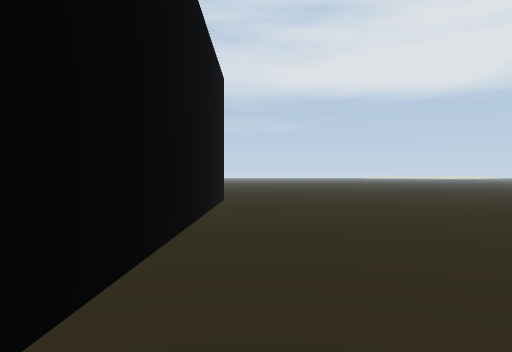
[1] (above)

17 first-person views from a walk through a 3-D level made in the Godot game engine. The camera is 1.3 m above the floor, looks level and sees 70° across. The floor is counted in squares, 2 m on a side. Each view is taken from the middle of a square. On the plan, view 1 faces up. The plan holds only what a view shows up to about 11 squares ahead; the rest is blank. The place goes on beyond the plan.

[2]
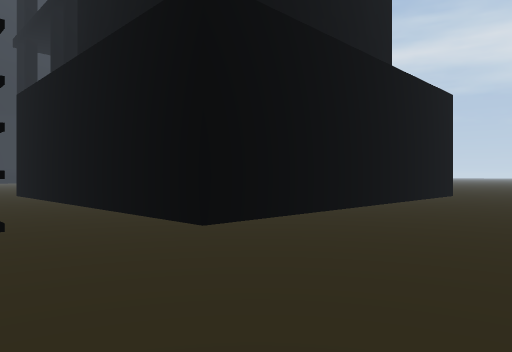

[3]
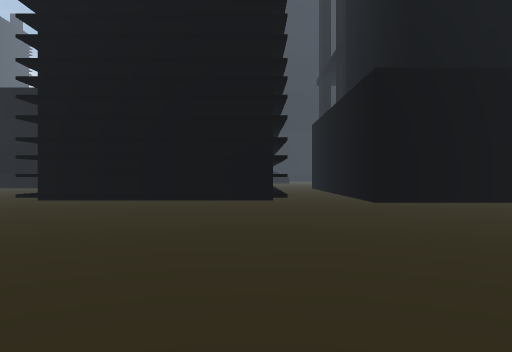

[4]
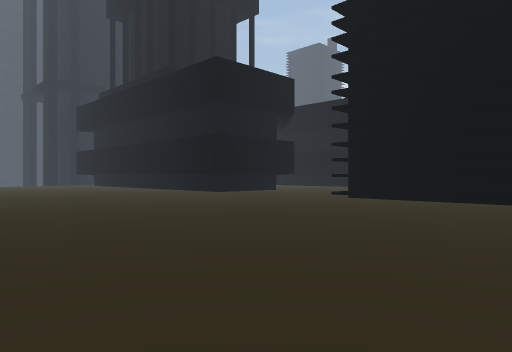

[5]
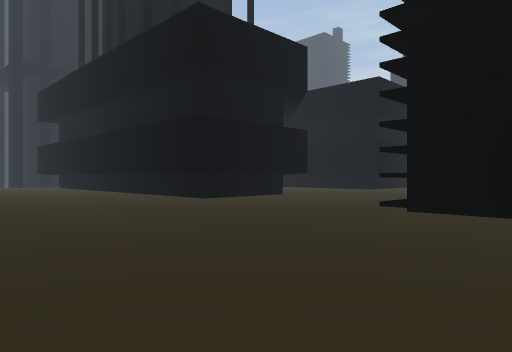

[6]
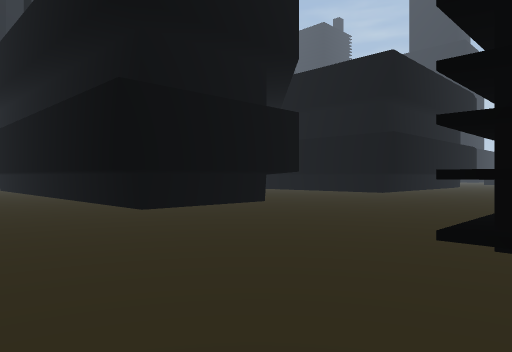

[7]
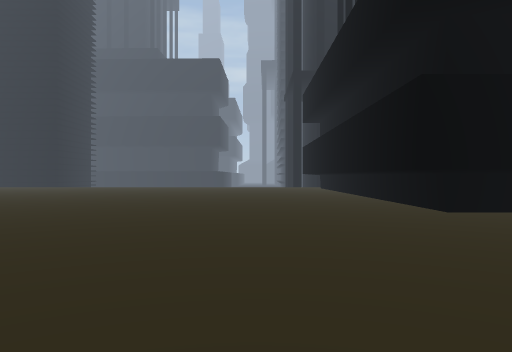

[8]
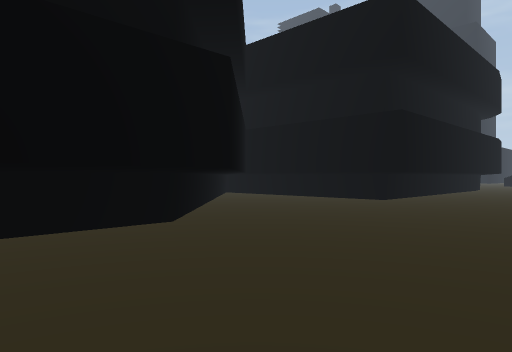

[9]
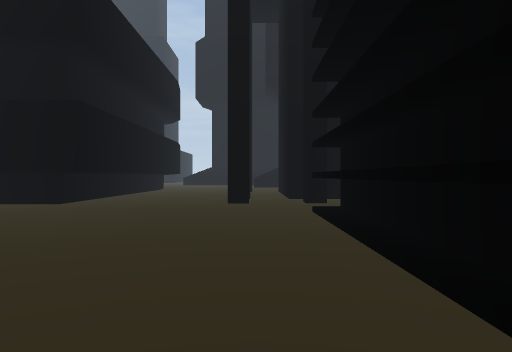

[10]
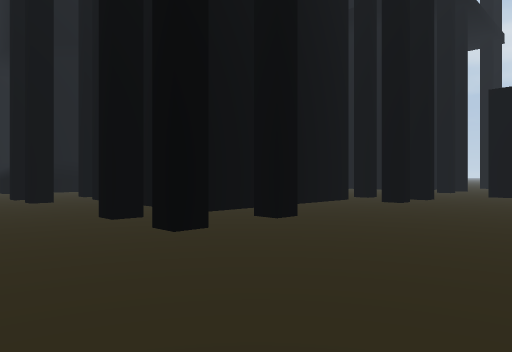

[11]
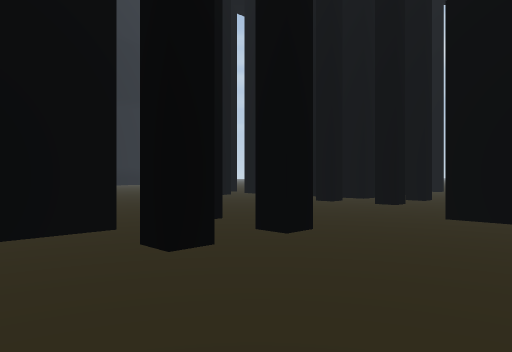

[12]
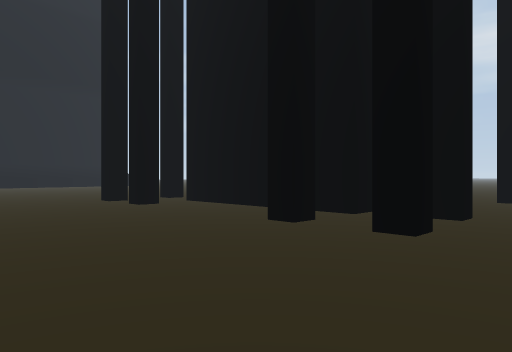

[13]
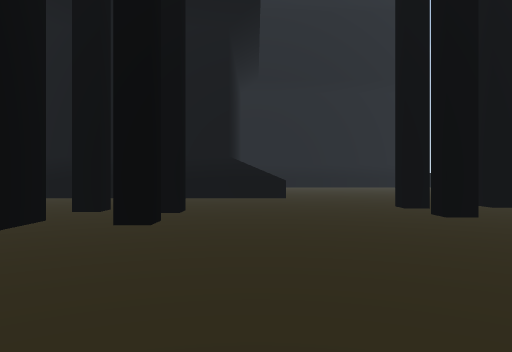

[14]
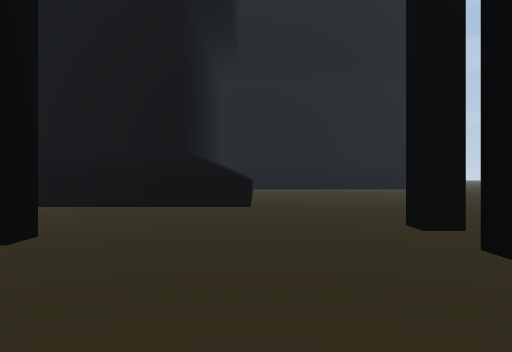

[15]
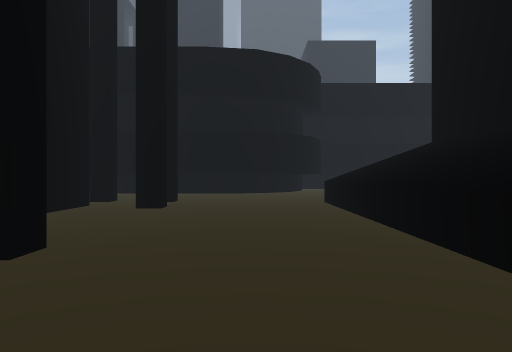

[16]
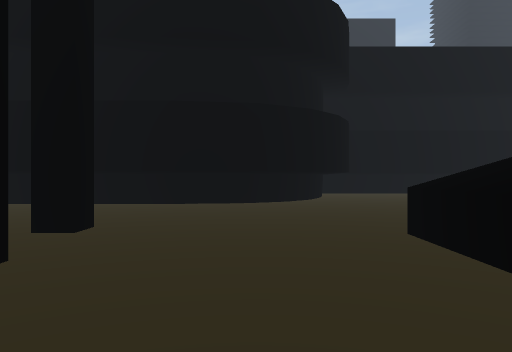

[17]
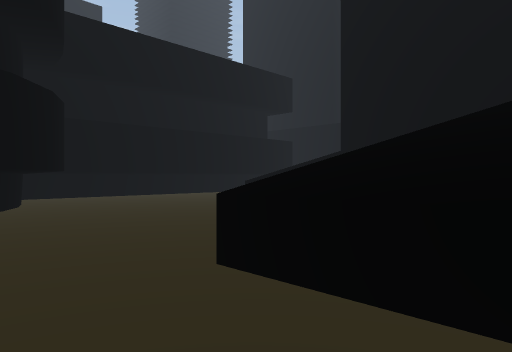

### Floor plan
Points are (right, up) in squares from view 1. A wall is a line through its corners. A room is listed if a view was taken in it or the views show most of it. See-through windows are left out.
Room 1 (views 1, 2, 3, 4, 5, 6, 7, 8, 9, 10, 11, 12, 13, 14, 15, 16, 17)
walls: (-11.7, -3.8) (-11.7, -4.3) (-12.2, -4.3); (-12.6, 2.5) (-12.6, 2) (-13.1, 2); (-13.3, -4) (-13.3, -9.1) (-15.5, -9.1); (-1.7, -2.5) (-1.7, -8.9); (-1.4, -2.1) (-1.4, -9.1); (-12.6, 4.4) (-12.6, 3.8) (-13.1, 3.8); (-7.2, -8.8) (-8.4, -8.8); (-14.2, 4.2) (-14.2, 3.6) (-19.2, 3.6); (-11.7, -8.2) (-11.7, -8.8) (-12.2, -8.8); (-4.2, -9.1) (-8.6, -9.1); (-11.7, -10.1) (-11.7, -10.8); (-18.4, -4.1) (-17.2, -4.1); (-18.7, 2.5) (-18.7, 2) (-19.2, 2); (-20.1, -3.8) (-19.6, -3.8) (-19.6, -4.4); (-20.3, 2.5) (-20.3, 2) (-20.9, 2); (-17.9, -9.1) (-18.3, -9.1) (-18.3, -7.4); (-0.9, 9.8) (-0.9, -0.1) (-10.9, -0.1); (-20.5, 4.2) (-20.5, 3.8) (-21, 3.8); (-14, -13.7) (-10.6, -13.7) (-10.6, -17); (-20.1, -8.9) (-20.1, -8.3) (-19.5, -8.3); (-14, -14.5) (-11.4, -14.5) (-11.4, -16.2); (-19.5, -10.7) (-19.9, -10.7) (-19.9, -10.2) (-19.4, -10.2); (-16.9, -14.5) (-16.2, -14.5); (-9.2, -17.7) (-5.2, -13.7) (-0.6, -13.7) (-0.6, -20.5); (-9, -18.7) (-4.9, -14.5) (-1.4, -14.5) (-1.4, -20.2); (-20.4, -13.7) (-16.8, -13.7); (-23.5, -16) (-22.8, -15.3) (-21.8, -14.7) (-20.2, -14.5) (-18.1, -14.5); (-24.2, -15.6) (-23.3, -14.6) (-22.1, -13.9) (-20.2, -13.7); (-24, -16.9) (-23.4, -15.9); (-24.7, -16.6) (-24.1, -15.5); (-24.1, -17.6) (-23.9, -16.8); (-26.1, -19.5) (-24.5, -19.5); (-26.9, -18.7) (-25.2, -18.7)
low walls: (-23.7, 0) (-23.7, -4.6); (-23.7, -5.1) (-23.7, -10.1)

Where each view was taken, in squares from view 1:
view 1: 0 up, 0 right, facing up
view 2: 3 down, 3 right, facing up-left
view 3: 3 down, 8 right, facing left
view 4: 3 down, 8 right, facing down-left
view 5: 6 down, 5 right, facing down-left
view 6: 8 down, 2 right, facing down-left
view 7: 8 down, 2 right, facing down
view 8: 10 down, 2 left, facing down-left
view 9: 10 down, 3 left, facing left
view 10: 13 down, 8 left, facing up-left
view 11: 6 down, 9 left, facing up-left
view 12: 2 down, 11 left, facing up-left
view 13: 1 down, 13 left, facing left
view 14: 0 up, 16 left, facing left
view 15: 1 down, 22 left, facing down
view 16: 6 down, 22 left, facing down
view 17: 8 down, 22 left, facing down-left
